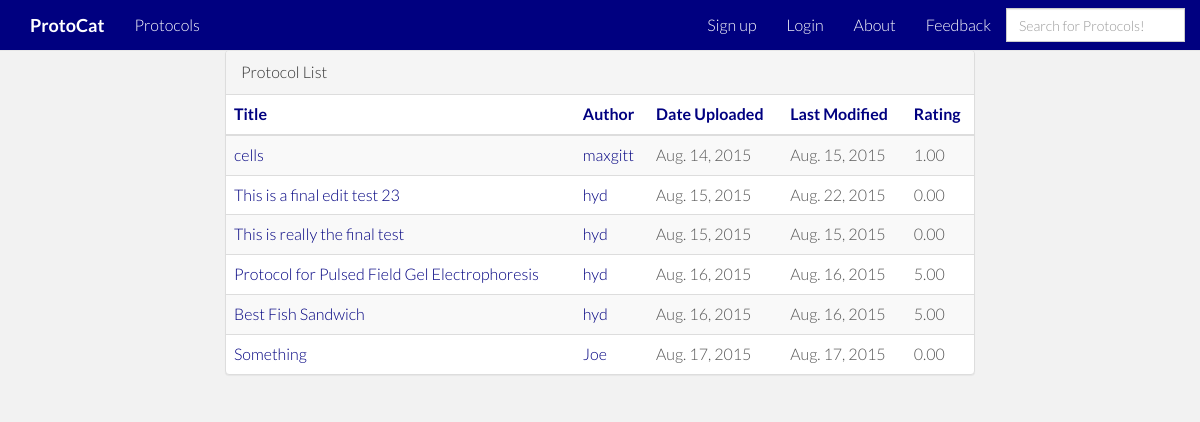
Screenshot of /protocol_list/ with the database file from the repository.
### protocat_app/models.py (models this page shows, shortened)
class Protocol(models.Model):
    id = models.AutoField(primary_key=True)
    title = models.TextField()
    author = models.CharField(max_length=50)
    date_of_upload = models.DateField(auto_now_add=True)
    date_modified = models.DateField(auto_now=True)
    description = models.TextField(blank=True)
    protocol_type = models.CharField(max_length=2, choices=PROTOCOL_TYPES, null=True, blank=True)
    rating = models.DecimalField(
        validators=[MinValueValidator(0.0), MaxValueValidator(5.0)],
        max_digits=3, decimal_places=2, default=2.50)
    num_ratings = models.IntegerField(default=0)
    user_rated = models.TextField(default='')
    reagents = models.TextField(default='')
    protocol_steps = models.TextField(default='')

### protocat_app/views.py (the view)
# urls.py: url(r'^protocol_list/', views.protocol_list, name='protocol_list'),
def protocol_list(request):
    all_entries = Protocol.objects.all()
    protocol_list=[]
    for each in Protocol.objects.all():
        title = each.title
        author = each.author
        date = each.date_of_upload
        last_mod = each.date_modified
        protocol_id = each.id
        rating = each.rating
        url = "/protocol_display/" + str(protocol_id)
        url2 = "/user_profile/" + str(author)
        inner_protocol = [title, author, date, protocol_id, url, rating, last_mod, url2]
        protocol_list.append(inner_protocol)
    return render(request,'protocat_app/protocol_list.html', {'protocol_list':protocol_list})

### protocat_app/templates/protocat_app/protocol_list.html
{% extends 'base.html' %}
{% load staticfiles %}
{% block content %}
    <div class="container">
        <div class="row">
            <div class="col-md-2"></div>
            <div class="col-md-8">
                <div class="panel panel-default">
                    <div class="panel-heading">Protocol List</div>
                        <table class="table table-striped">
                            <thead>
                                <tr>
                                    <th><a href="/title_list">Title</a></th>
                                    <th><a href="/author_list">Author</a></th>
                                    <th><a href="/date_list">Date Uploaded</a></th>
                                    <th><a href="/modified_list">Last Modified</a></th>
                                    <th><a href="/rating_list">Rating</a></th>
                                </tr>
                            </thead>
                            <tbody>
                            {% for protocol in protocol_list %}
                                <tr>
                                    <td><a href={{protocol.4}}>{{ protocol.0 }}</a></td>
                                    <td><a href={{protocol.7}}>{{ protocol.1 }}</a></td>
                                    <td>{{ protocol.2 }}</td>
                                    <td>{{ protocol.6 }}</td>
                                    <td>{{ protocol.5 }}</td>
                                </tr>
                            {% endfor %}
                            </tbody>
                        </table>
                </div>
            </div>
            <div class="col-md-2"></div>
        </div>
    </div>
{% endblock %}

### protocat_app/static/stylesheets/root_index.css (style rules this page uses)
body { background-color: #f2f2f2; font-family: "Lato"; font-weight: 300; font-size: 16px; color: #555; padding-top: 50px; -webkit-font-smoothing: antialiased; -webkit-overflow-scrolling: touch; }
a { color: #000080; word-wrap: break-word; -webkit-transition: color 0.1s ease-in, background 0.1s ease-in; -moz-transition: color 0.1s ease-in, background 0.1s ease-in; -ms-transition: color 0.1s ease-in, background 0.1s ease-in; -o-transition: color 0.1s ease-in, background 0.1s ease-in; transition: color 0.1s ease-in, background 0.1s ease-in; }
a:before, a:after { -webkit-transition: color 0.1s ease-in, background 0.1s ease-in; -moz-transition: color 0.1s ease-in, background 0.1s ease-in; -ms-transition: color 0.1s ease-in, background 0.1s ease-in; -o-transition: color 0.1s ease-in, background 0.1s ease-in; transition: color 0.1s ease-in, background 0.1s ease-in; }

### rows the page displays
Protocol: title "cells", author "maxgitt", date_of_upload "Aug. 14, 2015", date_modified "Aug. 15, 2015", rating "1.00"
Protocol: title "This is a final edit test 23", author "hyd", date_of_upload "Aug. 15, 2015", date_modified "Aug. 22, 2015", rating "0.00"
Protocol: title "This is really the final test", author "hyd", date_of_upload "Aug. 15, 2015", date_modified "Aug. 15, 2015", rating "0.00"
Protocol: title "Protocol for Pulsed Field Gel Electrophoresis", author "hyd", date_of_upload "Aug. 16, 2015", date_modified "Aug. 16, 2015", rating "5.00"
Protocol: title "Best Fish Sandwich", author "hyd", date_of_upload "Aug. 16, 2015", date_modified "Aug. 16, 2015", rating "5.00"
Protocol: title "Something", author "Joe", date_of_upload "Aug. 17, 2015", date_modified "Aug. 17, 2015", rating "0.00"
